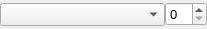
<?xml version="1.0" encoding="UTF-8"?>
<ui version="4.0">
 <class>NodeAndIntegerValueWidget</class>
 <widget class="QWidget" name="NodeAndIntegerValueWidget">
  <property name="geometry">
   <rect>
    <x>0</x>
    <y>0</y>
    <width>207</width>
    <height>29</height>
   </rect>
  </property>
  <property name="sizePolicy">
   <sizepolicy hsizetype="Preferred" vsizetype="Minimum">
    <horstretch>0</horstretch>
    <verstretch>0</verstretch>
   </sizepolicy>
  </property>
  <property name="font">
   <font>
    <pointsize>10</pointsize>
   </font>
  </property>
  <property name="windowTitle">
   <string>Form</string>
  </property>
  <layout class="QHBoxLayout" name="horizontalLayout">
   <property name="spacing">
    <number>0</number>
   </property>
   <property name="leftMargin">
    <number>0</number>
   </property>
   <property name="topMargin">
    <number>0</number>
   </property>
   <property name="rightMargin">
    <number>0</number>
   </property>
   <property name="bottomMargin">
    <number>0</number>
   </property>
   <item>
    <widget class="QComboBox" name="NodeCombo">
     <property name="sizePolicy">
      <sizepolicy hsizetype="Expanding" vsizetype="Fixed">
       <horstretch>0</horstretch>
       <verstretch>0</verstretch>
      </sizepolicy>
     </property>
    </widget>
   </item>
   <item>
    <widget class="QSpinBox" name="IntegerSpin"/>
   </item>
  </layout>
 </widget>
 <resources>
  <include location="../main.qrc"/>
 </resources>
 <connections/>
</ui>
